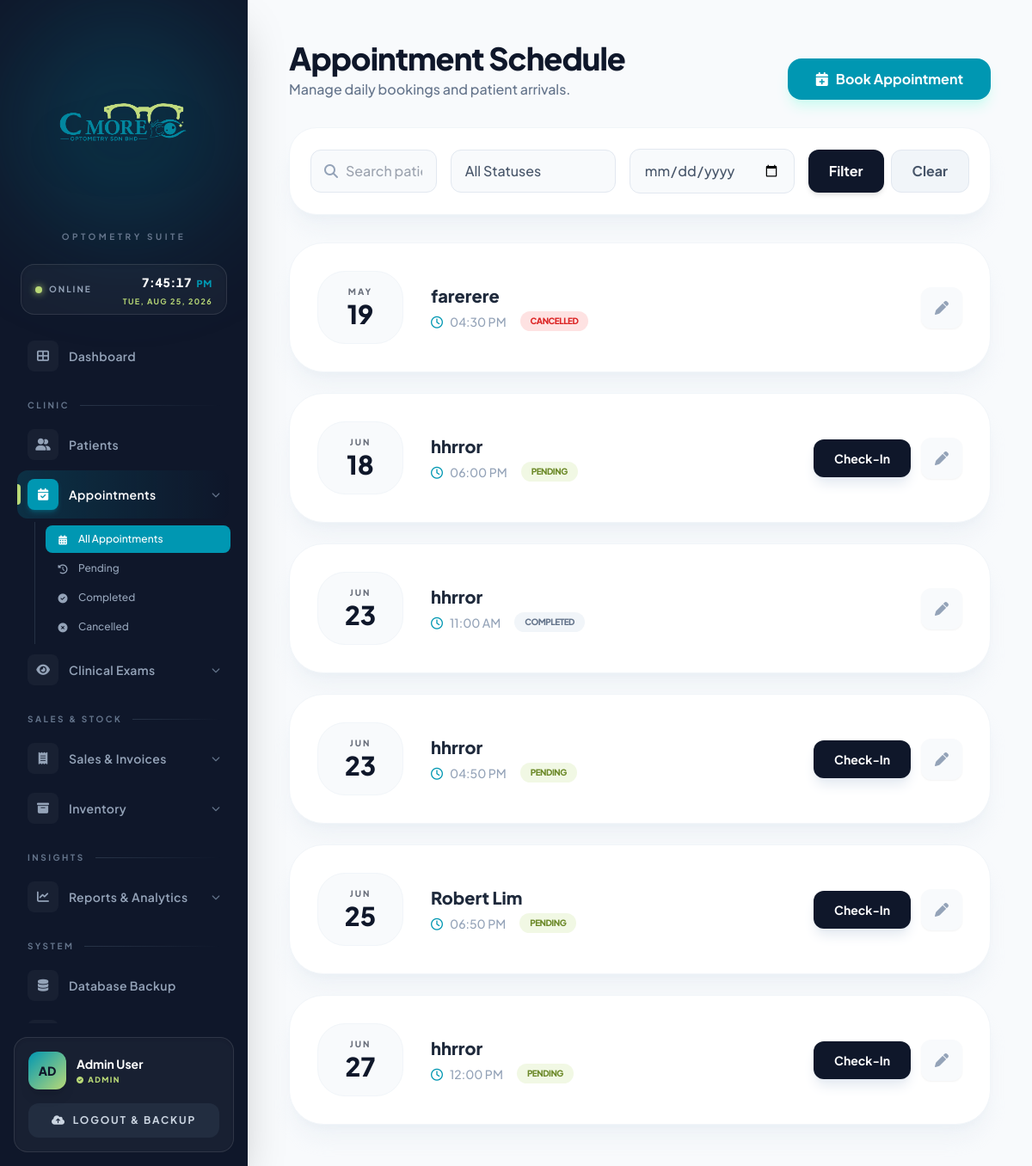
Before: /appointment.php (signed in) with the older database file.
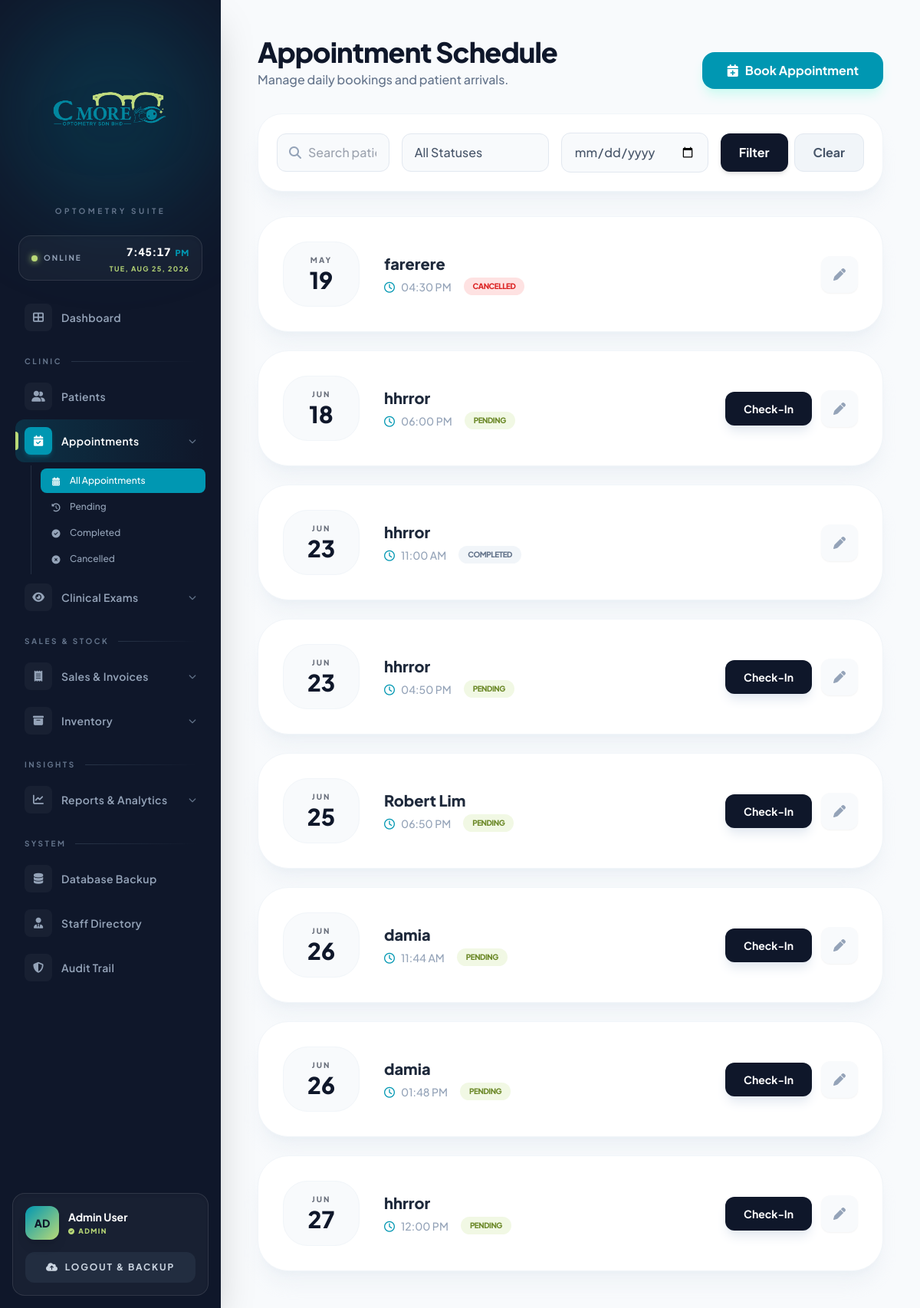
After: the same page with the newer database file.
### tables this page shows
CREATE TABLE `appointment` (
  `APPOINTMENT_ID` int(11) NOT NULL AUTO_INCREMENT,
  `PATIENT_ID` int(11) NOT NULL,
  `STAFF_ID` int(11) NOT NULL,
  `APPOINTMENT_DATETIME` datetime NOT NULL,
  `STATUS` varchar(50) DEFAULT 'Scheduled',
  PRIMARY KEY (`APPOINTMENT_ID`),
  KEY `fk_appt_patient` (`PATIENT_ID`),
  KEY `fk_appt_staff` (`STAFF_ID`),
  CONSTRAINT `fk_appt_patient` FOREIGN KEY (`PATIENT_ID`) REFERENCES `patient` (`PATIENT_ID`) ON DELETE CASCADE,
  CONSTRAINT `fk_appt_staff` FOREIGN KEY (`STAFF_ID`) REFERENCES `user` (`USER_ID`) ON DELETE CASCADE
);

CREATE TABLE `patient` (
  `PATIENT_ID` int(11) NOT NULL AUTO_INCREMENT,
  `NAME` varchar(100) NOT NULL,
  `IC_NUMBER` varchar(20) DEFAULT NULL,
  `PHONE_NUMBER` varchar(20) DEFAULT NULL,
  `ADDRESS` text DEFAULT NULL,
  `REGISTRATION_DATE` date NOT NULL,
  `CONNECTION_RELATIONSHIP` varchar(100) DEFAULT NULL,
  `FOLLOW_UP_INTERVAL` varchar(50) DEFAULT NULL,
  `COMPLAINTS` text DEFAULT NULL,
  PRIMARY KEY (`PATIENT_ID`),
  UNIQUE KEY `IC_NUMBER` (`IC_NUMBER`)
);

### appointment.php (the view, shortened to what the changed rows need)
<?php
include('config.php');
?>
<!DOCTYPE html>
<html lang="en">
<head>
    <script src="https://cdn.tailwindcss.com"></script>
    <link rel="stylesheet" href="https://cdnjs.cloudflare.com/ajax/libs/font-awesome/6.0.0/css/all.min.css">
</head>
<body class="bg-[#f8fafc] flex min-h-screen text-slate-900">
    <?php include('sidebar.php'); ?>
    <main class="flex-1 ml-72 p-12">
        <header class="flex justify-between items-end mb-8">
            <div>
                <h1 class="text-4xl font-extrabold text-slate-900 tracking-tight">Appointment Schedule</h1>
            </div>
        </header>
        <div class="grid grid-cols-1 gap-6">
            <?php
            $sql = "SELECT A.*, P.NAME as PATIENT_NAME
                    FROM APPOINTMENT A
                    JOIN PATIENT P ON A.PATIENT_ID = P.PATIENT_ID
                    WHERE 1=1";
            $sql .= " ORDER BY A.APPOINTMENT_DATETIME ASC";
            $res = mysqli_query($conn, $sql);
            if(mysqli_num_rows($res) > 0):
                while($row = mysqli_fetch_assoc($res)):
                    $status = (empty($row['STATUS']) || $row['STATUS'] == 'Scheduled') ? 'Pending' : $row['STATUS'];
                    if ($status == 'Completed') {
                        $status_class = 'bg-slate-100 text-slate-500';
                        $border_hover = 'hover:border-slate-300';
                    } elseif ($status == 'Checked-In') {
                        $status_class = 'bg-blue-100 text-blue-600';
                        $border_hover = 'hover:border-blue-300';
                    } elseif ($status == 'Cancelled') {
                        $status_class = 'bg-red-100 text-red-600';
                        $border_hover = 'hover:border-red-300';
                    } else {
                        $status_class = 'bg-[#B9D977]/20 text-[#6d8a2a]';
                        $border_hover = 'hover:border-[#0097B2]/30';
                    }
            ?>
            <div class="bg-white p-8 rounded-[2.5rem] border border-slate-100 shadow-xl shadow-slate-200/40 flex flex-col md:flex-row md:items-center justify-between group <?php echo $border_hover; ?> transition-all duration-300">
                <div class="flex items-center space-x-8 mb-4 md:mb-0">
                    <div class="text-center bg-slate-50 p-4 rounded-[2rem] min-w-[100px] border border-slate-100 group-hover:bg-[#0097B2] group-hover:text-white transition-colors">
                        <p class="text-[10px] uppercase font-black tracking-[0.2em] opacity-60"><?php echo date('M', strtotime($row['APPOINTMENT_DATETIME'])); ?></p>
                        <p class="text-3xl font-black"><?php echo date('d', strtotime($row['APPOINTMENT_DATETIME'])); ?></p>
                    </div>
                    <div>
                        <h4 class="font-extrabold text-xl text-slate-800"><?php echo htmlspecialchars($row['PATIENT_NAME']); ?></h4>
                        <div class="flex items-center space-x-4 mt-1">
                            <span class="text-sm font-medium text-slate-400">
                                <i class="fa-regular fa-clock mr-2 text-[#0097B2]"></i><?php echo date('h:i A', strtotime($row['APPOINTMENT_DATETIME'])); ?>
                            </span>
                            <span class="px-3 py-1 rounded-full text-[10px] font-black uppercase tracking-tighter <?php echo $status_class; ?>">
                                <?php echo $status; ?>
                            </span>
                        </div>
                    </div>
                </div>
                <div class="flex items-center space-x-3">
                    <?php if($status == 'Pending' || $status == ''): ?>
                        <a href="appointment.php?action=checkin&id=<?php echo $row['APPOINTMENT_ID']; ?>" class="bg-slate-900 text-white px-6 py-3 rounded-xl text-sm font-bold hover:bg-[#0097B2] transition-colors shadow-lg shadow-slate-200">
                            Check-In
                        </a>
                    <?php elseif($status == 'Checked-In'): ?>
                        <a href="appointment.php?action=complete&id=<?php echo $row['APPOINTMENT_ID']; ?>" class="bg-[#0097B2] text-white px-6 py-3 rounded-xl text-sm font-bold hover:bg-teal-600 transition-colors shadow-lg shadow-teal-100">
                            <i class="fa-solid fa-check mr-2"></i> Complete
                        </a>
                    <?php endif; ?>
                    <a href="appointment_edit.php?id=<?php echo $row['APPOINTMENT_ID']; ?>" class="w-12 h-12 rounded-xl bg-slate-50 text-slate-400 flex items-center justify-center hover:bg-[#B9D977] hover:text-slate-800 transition-all shadow-sm">
                        <i class="fa-solid fa-pen"></i>
                    </a>
                </div>
            </div>
            <?php endwhile; endif; ?>
        </div>
    </main>
</body>
</html>

### sidebar.php (shortened to what the changed rows need)
<link rel="stylesheet" href="https://cdnjs.cloudflare.com/ajax/libs/font-awesome/6.4.0/css/all.min.css">
<aside class="w-72 bg-[#0f172a] text-slate-300 flex flex-col fixed h-full shadow-2xl z-50 overflow-hidden">
    <nav class="relative flex-1 px-5 pb-2 space-y-0.5 overflow-y-auto overflow-x-hidden custom-scrollbar">
        <?php
        $current = basename($_SERVER['PHP_SELF']);
        $user_role = !empty($_SESSION['ROLE']) ? $_SESSION['ROLE'] : 'Unassigned';
        function nav_item($link, $icon, $label, $current) {
            $active = ($current == $link);
            $wrap = $active
                ? 'bg-gradient-to-r from-[#0097B2]/20 to-transparent text-white'
                : 'text-slate-400 hover:text-white hover:bg-white/[0.04]';
            $bar  = $active ? "<span class='absolute left-0 top-1/2 -translate-y-1/2 h-6 w-1 rounded-r-full bg-[#B9D977]'></span>" : '';
            $chip = $active
                ? 'bg-[#0097B2] text-white shadow-md shadow-[#0097B2]/30'
                : 'bg-white/[0.04] text-slate-400 group-hover:text-[#B9D977] group-hover:bg-white/[0.08]';
            echo "
            <a href='$link' class='relative flex items-center gap-3 px-3 py-2.5 rounded-xl transition-all duration-200 group $wrap'>
                $bar
                <span class='flex items-center justify-center w-9 h-9 rounded-lg $chip transition-colors'><i class='$icon text-sm'></i></span>
                <span class='text-sm font-semibold tracking-wide'>$label</span>
            </a>";
        }
        nav_item('directory.php', 'fa-solid fa-table-cells-large', 'Dashboard', $current);
        if ($user_role === 'Admin') {
            nav_item('staff.php', 'fa-solid fa-user-tie', 'Staff Directory', $current);
            nav_item('audit_trail.php', 'fa-solid fa-shield-halved', 'Audit Trail', $current);
        }
        ?>
    </nav>
</aside>

Changed rows visible on the page:
added appointment: APPOINTMENT_DATETIME "JUN", APPOINTMENT_DATETIME "26", PATIENT_ID.NAME "damia", APPOINTMENT_DATETIME "11:44 AM", STATUS "PENDING"
added appointment: APPOINTMENT_DATETIME "JUN", APPOINTMENT_DATETIME "26", PATIENT_ID.NAME "damia", APPOINTMENT_DATETIME "01:48 PM", STATUS "PENDING"
Other visible differences:
$label: "Dashboard Patients Database Backup" → "Dashboard Patients Database Backup Staff Directory Audit Trail"
